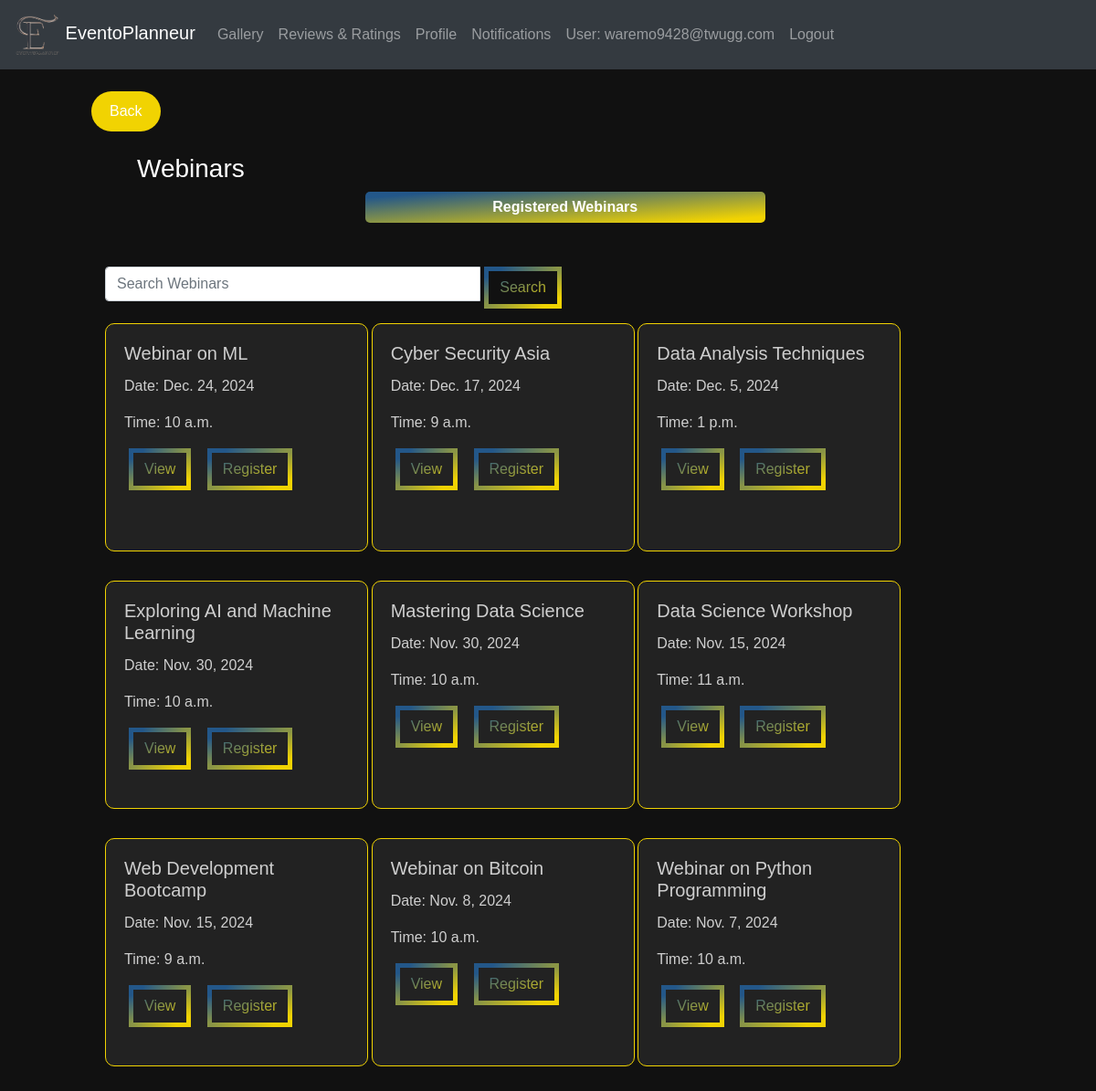
Screenshot of /events/ (signed in) with the database file from the repository.
### eventapp/models.py (models this page shows, shortened)
class CustomUser(AbstractUser):
    username = None
    USERNAME_FIELD  = 'email'
    email = models.EmailField(unique=True)
    password = models.CharField(max_length=128)
    is_organizer = models.BooleanField(default=False)
    is_provider = models.BooleanField(default=False)
    is_attendee = models.BooleanField(default=False)
    is_verified = models.BooleanField(default=False)
    verification_token = models.CharField(max_length=100, blank=True, null=True)
    REQUIRED_FIELDS = []
    objects = CustomUserManager()

class Webinar(models.Model):
    EVENT_TYPE_CHOICES = [
    ('Online', 'Online'),
    ('Offline', 'Offline'),
]
    id = models.AutoField(primary_key=True)
    title = models.CharField(max_length=100)
    event_type = models.CharField(max_length=10, choices=EVENT_TYPE_CHOICES, default='offline')
    description = models.TextField()
    date = models.DateField(default=None, blank=True, null=True)
    start_time = models.TimeField(blank=True, null=True)
    end_time = models.TimeField(blank=True, null=True)
    location = models.CharField(max_length=200, blank=True, null=True)
    poster = models.URLField(blank=True, null=True)
    organizer_name = models.CharField(max_length=100)
    deadline = models.DateField(default=None, blank=True, null=True)
    fee = models.DecimalField(max_digits=10, decimal_places=2, blank=True, null=True)
    speakers = models.ManyToManyField(Speaker, blank=True)
    org_user=models.ForeignKey(CustomUser, on_delete=models.CASCADE,null=True,blank=True)
    livestream = models.URLField(blank=True, null=True)
    phone_number = models.CharField(max_length=15)
    max_participants = models.PositiveIntegerField(null=True,default=50)
    status = models.IntegerField(default=1,null=True,blank=True)
    certificate_status = models.IntegerField(default=0,null=True,blank=True)

### eventapp/views.py (the view)
# urls.py: path('events/',views.events,name='events'),
def events(request):
    query = request.GET.get('search')
    if query:
        webinars = Webinar.objects.filter(Q(title__icontains=query) | Q(description__icontains=query)).order_by('-date')[:8]
    else:
        webinars = Webinar.objects.all().order_by('-date')[:9]
    return render(request, 'events.html', {'webinars': webinars})

### templates/events.html (shortened to what this page needs)
{% load static %}
<!DOCTYPE html>
<html lang="en">
<head>
  <link rel="stylesheet" href="https://maxcdn.bootstrapcdn.com/bootstrap/4.5.2/css/bootstrap.min.css">
  <link rel="stylesheet"type="text/css" href="{% static 'css/webinar.css' %}">
</head>
<body>
  <nav class="navbar navbar-expand-md bg-dark navbar-dark">
    <div class="containers">
      <a class="navbar-brand" href="{% url 'eventapp:attendeehome' %}">
        <img src="{% static 'images/Eventoplanneur.png' %}" alt="Logo" width="50"> EventoPlanneur
      </a>
      <div class="collapse navbar-collapse" id="navbarCollapse">
        <ul class="navbar-nav ml-auto">
          <li class="nav-item"><a class="nav-link" href="#gallery">Gallery</a></li>
          <li class="nav-item"><a class="nav-link" href="#reviews">Reviews & Ratings</a></li>
          <li class="nav-item"><a class="nav-link" href="{% url 'eventapp:org_profile' %}">Profile</a></li>
          <li class="nav-item"><a class="nav-link" href="#notifications">Notifications</a></li>
          <li class="nav-item">
            {% if user.is_authenticated %}
            <a class="nav-link" >User: {{ user.email }}</a>
            <li class="nav-item"><a href="{% url 'eventapp:logout' %}" class="nav-link">Logout</a></li>
            {% endif %}
          </li>
        </ul>
      </div>
    </div>
  </nav>
  <div style="margin-left:100px;margin-right:225px" >
    <br>
    <a class="btn2" onclick="goBack()" style="background-color: #F1D302; /* Yellow */
    border: none;
    color: white;
    padding: 10px 20px;
    text-align: center;
    text-decoration: none;
    display: inline-block;
    font-size: 16px;
    cursor: pointer;
    border-radius: 40px;">
    Back
</a>
<br><br>
    <h3 style="margin-left:50px;color:white" >Webinars</h3>
    <a href="{% url 'eventapp:registered_webinar' %}" ><button id="sendButton" style="margin-left:300px;width:50%;background:var(--gradient) !important;">Registered Webinars</button></a><br><br>
    <div class="container mx-auto mt-4" >
      <div class="row">
        <div class="col-md-12 mb-3">
          <form method="GET" action="{% url 'eventapp:events' %}">
              <div class="input-group">
                  <input type="text" class="form-control" name="search" placeholder="Search Webinars">
                  <div class="input-group-append">
                      <button class="btn btn-outline-secondary" type="submit"> Search</button>
                  </div>
              </div>
          </form>
      </div>
        {% for i in webinars|slice:"-6:" %}
        <div class="col-md-4">
            <div class="card" style="width: 18rem;">
              <div class="card-body">
                <h5 class="card-title">{{ i.title }}</h5>
                <p class="card-text">Date: {{ i.date }}</p>
                <p class="card-text">Time: {{ i.start_time }}</p>
                <a class="btn mr-2" href="{% url 'view_webinar' i.id %}">View</a>
                <a class="btn mr-2" href="{% url 'register_for_webinar' i.id %}">Register</a>
            </div>
          </div>
        </div>
        {% endfor %}
      </div>
    </div>
  </div>
</body>
</html>

### static/css/webinar.css (style rules this page uses)
body { font-family: Arial, sans-serif; margin: 0; padding: 0; background-position: center; color: #ad6341; background-image: url("/static/images/bg.gif"); background-size: cover; }
.containers { display: flex; justify-content: space-between; text-align: right; }
.container { display: flex; justify-content: space-between; margin: 5px; }
#sendButton { background-color: #fda085; color: #fff; border: none; border-radius: 5px; padding: 5px 10px; cursor: pointer; }
button { font-family: Arial, Helvetica, sans-serif; font-weight: bold; color: white; background-color: #171717; padding: 1em 2em; border: none; border-radius: .6rem; position: relative; cursor: pointer; overflow: hidden; }
.card { width: 190px; border-radius: 10px; }

### templates/events.html (style rules this page uses)
:root { --gradient: linear-gradient(to left top, #F1D302 10%, #235789 90%) !important; }
body { background: #111 !important;; }
.input-group { width:500px; }
.card { background: #222; border: 1px solid #F1D302; color: rgba(250, 250, 250, 0.8); margin-bottom: 2rem; height:250px; }
.btn { margin-left:5px; border: 5px solid; border-image-slice: 1; background: var(--gradient) !important; -webkit-background-clip: text !important; -webkit-text-fill-color: transparent !important; border-image-source: var(--gradient) !important; text-decoration: none; transition: all .4s ease; }

### rows the page displays
CustomUser: email "waremo9428@twugg.com"
Webinar: title "Webinar on ML", date "Dec. 24, 2024", start_time "10 a.m."
Webinar: title "Cyber Security Asia", date "Dec. 17, 2024", start_time "9 a.m."
Webinar: title "Data Analysis Techniques", date "Dec. 5, 2024", start_time "1 p.m."
Webinar: title "Exploring AI and Machine Learning", date "Nov. 30, 2024", start_time "10 a.m."
Webinar: title "Mastering Data Science", date "Nov. 30, 2024", start_time "10 a.m."
Webinar: title "Data Science Workshop", date "Nov. 15, 2024", start_time "11 a.m."
Webinar: title "Web Development Bootcamp", date "Nov. 15, 2024", start_time "9 a.m."
Webinar: title "Webinar on Bitcoin", date "Nov. 8, 2024", start_time "10 a.m."
Webinar: title "Webinar on Python Programming", date "Nov. 7, 2024", start_time "10 a.m."
